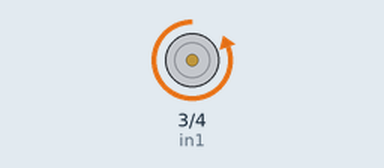
A sketch run on a simulated Arduino Uno, built with avr-gcc and run on an emulated ATmega328P. Parts: motor-driver pin pairs drawn as motors (green arrow = first pin HIGH = forward, orange = second pin HIGH = backward, longer = more drive, scaled by the enable pin).

Above: at 0.7 s.
At 4.0 s:
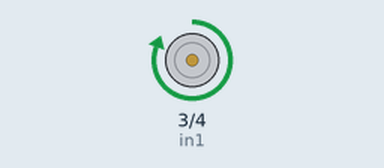
At 5.5 s:
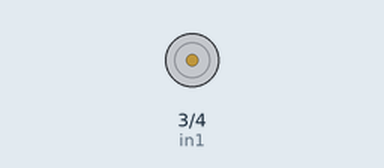
Timing chart, 0 to 8.5 s (numbered marks = the images above):
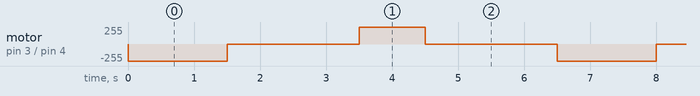

Measured:
- by itself, motor on pin 3 (in1) / pin 4 (in2): repeats every 6.5 s: stopped 2.0 s, forward 255/255 1.0 s, stopped 2.0 s, backward 255/255 1.5 s

The sketch:

ENGG200_Motor_Controller.ino
```cpp
#include <Servo.h>  //This comes with the Arduino
#define enA 5 //white
#define in1 3 //blue
#define in2 4

int motorMax = 255;

Servo MotorArm;

void setup() {
  pinMode(enA, OUTPUT);
  pinMode(in1, OUTPUT);
  pinMode(in2, OUTPUT);

  digitalWrite(in1, LOW);
  digitalWrite(in2, HIGH);

  Serial.begin(9600);
  // Reads the initial state of the outputA
}

void loop() {
  analogWrite(enA, 255);
  delay(1500);
  analogWrite(enA, 0);
  delay(1000);
  digitalWrite(in1, HIGH);
  digitalWrite(in2, LOW);
  delay(1000);
  analogWrite(enA, 255);
  delay(1000);
  analogWrite(enA, 0);
  delay(1000);
  digitalWrite(in1, LOW);
  digitalWrite(in2, HIGH);
  delay(1000);

  //run()

}
```
